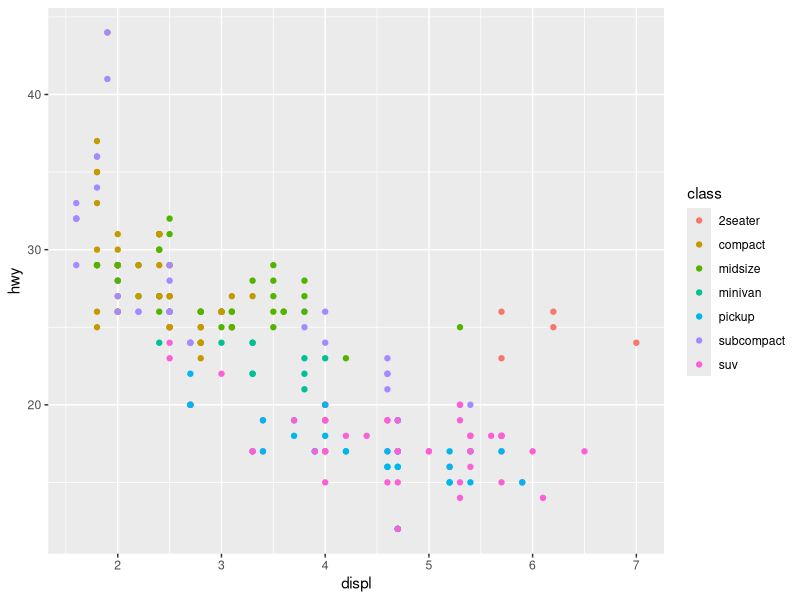
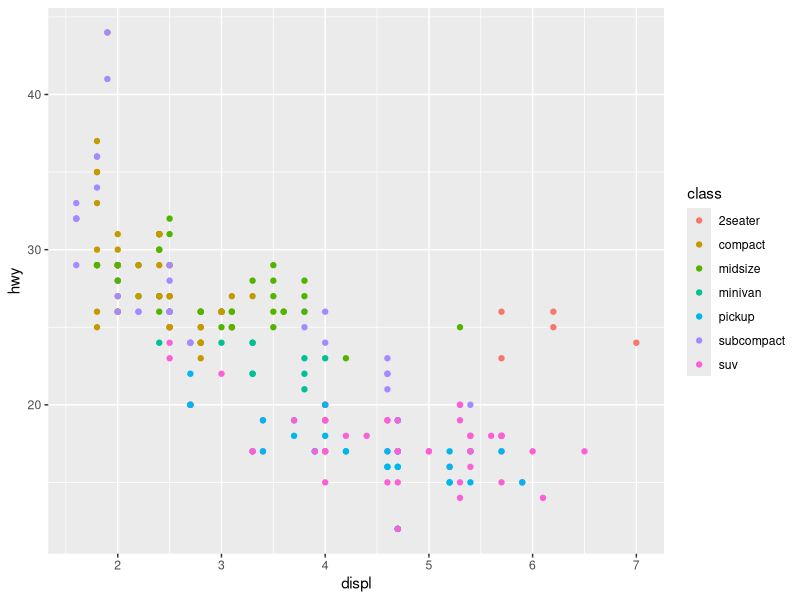
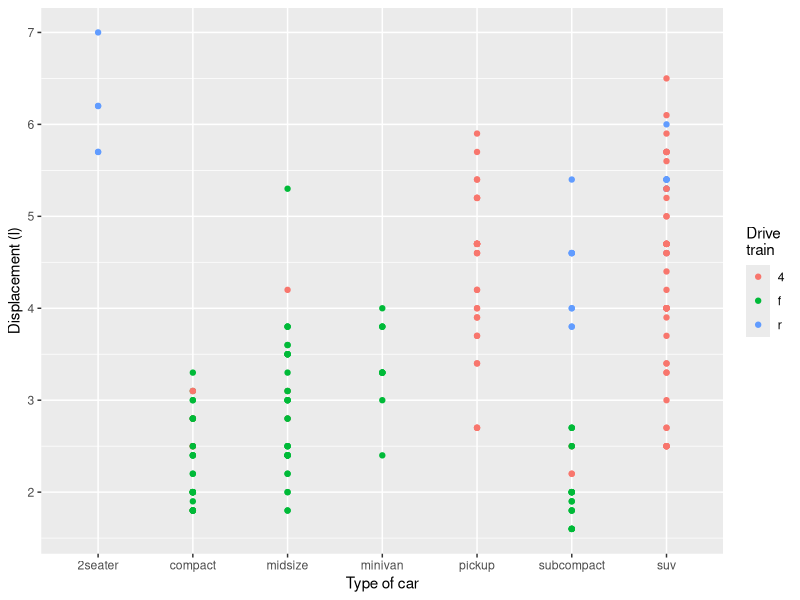
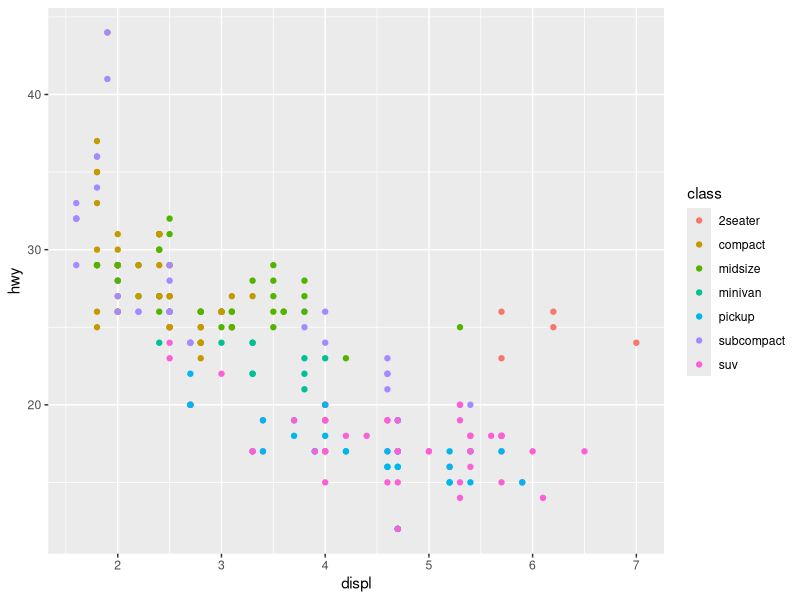
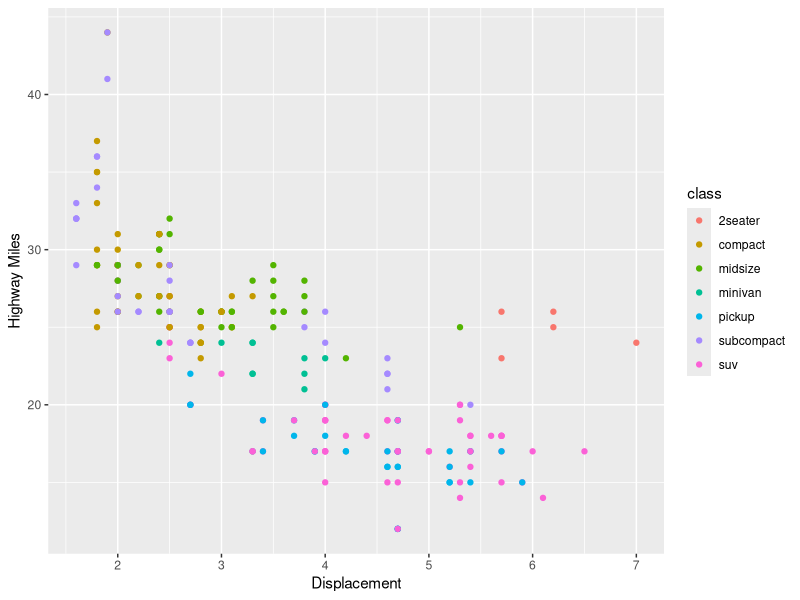
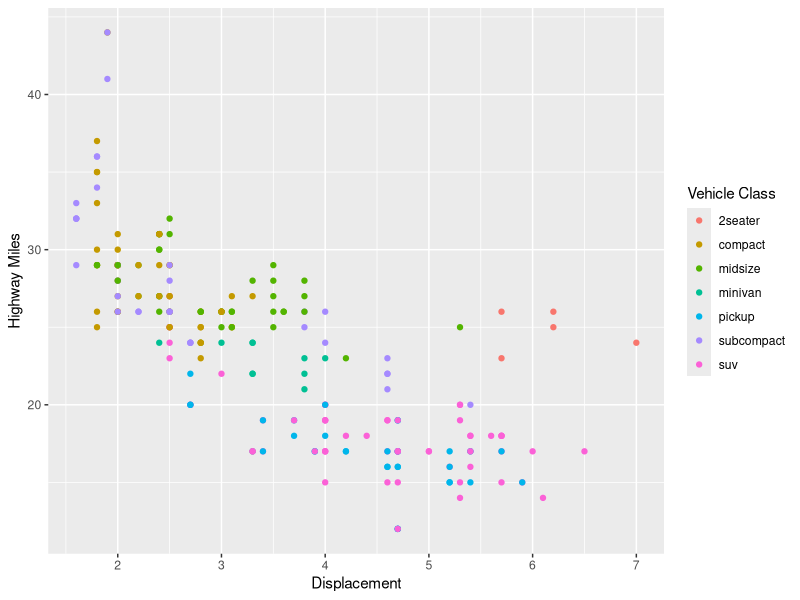
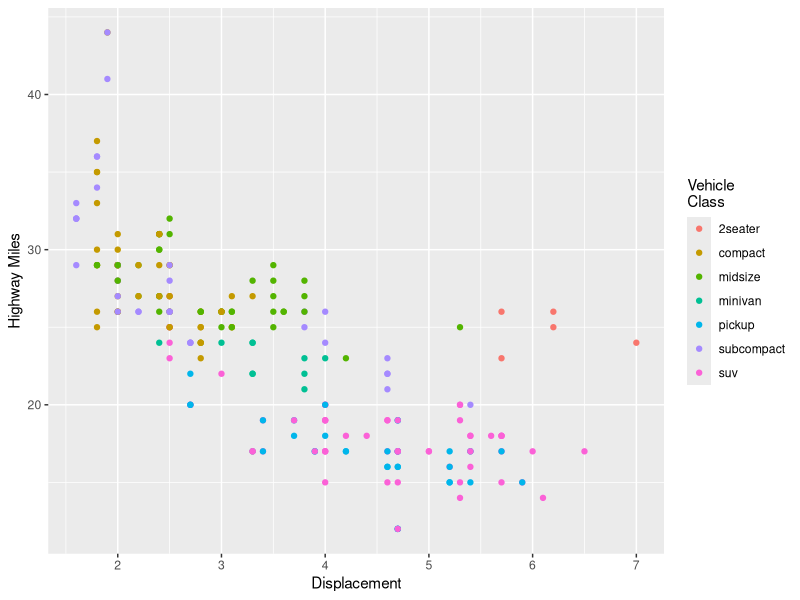
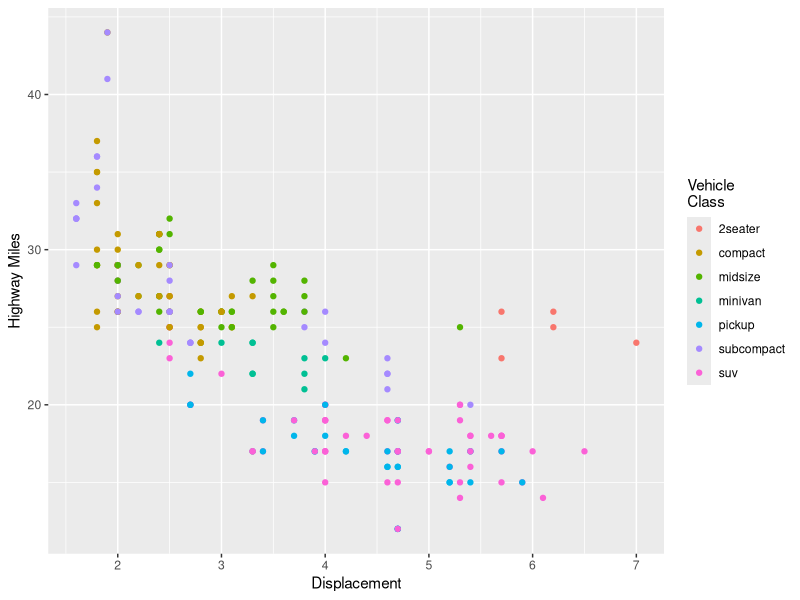

These figures' R source, in order:
## ---- chunk 1
knitr::opts_chunk$set(echo = TRUE)
library(ggplot2)
## ---- chunk 2
ggplot(mpg, aes(displ, hwy)) + 
  geom_point(aes(color = class))

## ---- chunk 3
ggplot(mpg, aes(x = displ, y = hwy)) +
  geom_point(aes(color = class)) +
  scale_x_continuous() +
  scale_y_continuous() +
  scale_color_discrete()
## ---- chunk 4
ggplot(mpg, aes(y = displ, x = class)) +
  scale_y_continuous("Displacement (l)") +
  scale_x_discrete("Car type") +
  scale_x_discrete("Type of car") +
  scale_color_discrete() +
  geom_point(aes(colour = drv)) +
  scale_color_discrete("Drive\ntrain")
## ---- chunk 5
ggplot(mpg,aes(displ,hwy, color = class)) +
  geom_point()
## ---- chunk 6
ggplot(mpg,aes(displ,hwy, color = class)) +
  geom_point() +
  scale_x_continuous("Displacement") +
  scale_y_continuous("Highway Miles")
## ---- chunk 7
ggplot(mpg,aes(displ,hwy, color = class)) +
  geom_point() +
  scale_x_continuous("Displacement") +
  scale_y_continuous("Highway Miles") +
  scale_color_discrete("Vehicle Class")
## ---- chunk 8
ggplot(mpg,aes(displ,hwy, color = class)) +
  geom_point() +
  scale_x_continuous("Displacement") +
  scale_y_continuous("Highway Miles") +
  scale_color_discrete("Vehicle\nClass")
## ---- chunk 9
ggplot(mpg,aes(displ,hwy, color = class)) +
  geom_point() +
  xlab("Displacement") +
  ylab("Highway Miles") +
  scale_color_discrete("Vehicle\nClass")
## ---- chunk 10
ggplot(mpg,aes(displ,hwy, color = class)) +
  geom_point() +
  labs(x = "Displacement", y = "Highway Miles", color = "Vehicle\nClass")
## ---- chunk 11
ggplot(mpg, aes(displ, hwy, color = class)) +
  geom_point() +
  scale_x_continuous(breaks = c(1.5, 2.5, 3.5, 4.5, 5.5, 6.5))
## ---- chunk 12
ggplot(mpg, aes(displ, hwy, color = class)) +
  geom_point() +
  scale_x_continuous(breaks = c(1.5, 2.5, 3.5, 4.5, 5.5, 6.5),
                     labels = c("1.5 lit.", "B", "C", "D", "E", "F"))
## ---- chunk 13
ggplot(mpg,aes(displ,hwy, color = class)) +
  geom_point() +
  scale_color_discrete(labels = c("1", "2", "3", "4", "5", "6", "7")) +
  scale_x_continuous(limits = c(0, 7),
                     breaks = c(0:7))
## ---- chunk 14
ggplot(mpg,aes(displ,hwy, color = class)) +
  geom_point() +
  scale_x_continuous(NULL, breaks = NULL, labels = NULL) +
  scale_y_continuous(NULL, breaks = NULL, labels = NULL) +
  scale_color_discrete(NULL, labels = NULL)
## ---- chunk 15
set.seed(123456) # ensures reproducibility of the sample
d1 <- diamonds[sample(nrow(diamonds), 100),]

ggplot(d1, aes(clarity, price)) +
  geom_point(alpha = 1/2)
## ---- chunk 16
ggplot(d1, aes(clarity,price)) +
  geom_point(alpha = 1/2) +
  scale_y_continuous(labels = scales::comma_format())
## ---- chunk 17
ggplot(d1, aes(clarity, price)) +
  geom_point(alpha = 1/2) +
  scale_y_continuous(labels = scales::dollar_format(prefix = "$"))
## ---- chunk 18
mydata <- data.frame(p = 1:3, 
                     q = 1:3, 
                     r = c("a","b","c"))

ggplot(mydata, aes(p, q)) +
  geom_point(aes(color = r))
## ---- chunk 19
ggplot(mydata, aes(p, q)) +
  geom_point(aes(color = r), show.legend = FALSE)
## ---- chunk 20
ggplot(mydata, aes(p,q)) +
  geom_point(aes(color = r), size = 4) +
  labs(title = "Legends at the top") +
  theme(legend.position = "top") 
## ---- chunk 21
ggplot(mydata, aes(p,q)) +
  geom_point(aes(color = r), size = 4) +
  labs(title = "Legends at the bottom") +
  theme(legend.position = "bottom")
## ---- chunk 22
ggplot(mydata, aes(p,q)) +
  geom_point(aes(color = r), size = 4) +
  labs(title = "Legends on left") +
  theme(legend.position = "left")
## ---- chunk 23
ggplot(mydata, aes(p,q)) +
  geom_point(aes(color = r), size = 4) +
  labs(title = "No legends") +
  theme(legend.position = "none")
## ---- chunk 24
ggplot(mydata, aes(p,q)) +
  geom_point(aes(color = r), size = 4) +
  theme(legend.position = c(1, 0.5))
## ---- chunk 25
ggplot(mydata, aes(p, q)) +
  geom_point(aes(color = r), size = 4) +
  theme(legend.direction = "horizontal")

## ---- chunk 26
ggplot(d1, aes(carat, price)) +
  geom_point(aes(color = clarity)) +
  guides(color = guide_legend(ncol = 3))
## ---- chunk 27
ggplot(d1, aes(carat, price)) +
  geom_point(aes(color = clarity)) +
  guides(color = guide_legend(ncol = 3, byrow = TRUE))
## ---- chunk 28
ggplot(d1, aes(carat, price)) +
  geom_point(aes(color = clarity)) +
  guides(color = guide_legend(ncol = 3, byrow = TRUE, reverse = TRUE))
## ---- chunk 29
ggplot(d1, aes(carat, price)) +
  geom_point(aes(color = clarity), alpha = 0.4)
## ---- chunk 30
ggplot(d1, aes(carat, price)) +
  geom_point(aes(color = clarity), alpha = 0.4) +
  guides(color = guide_legend(override.aes = list(alpha = 1)))
## ---- chunk 31
mydata2 <- data.frame(a = 1:3, b = 1:3, c = 1:3)
ggplot(mydata2, aes(a,b)) +
  geom_point(aes(color = c))

## ---- chunk 32
ggplot(mydata2, aes(a,b)) +
  geom_point(aes(color = c)) +
  guides(color = guide_colorbar(reverse = T))
## ---- chunk 33
ggplot(mydata2, aes(a,b)) +
  geom_point(aes(color = c)) +
  guides(color = guide_legend())
